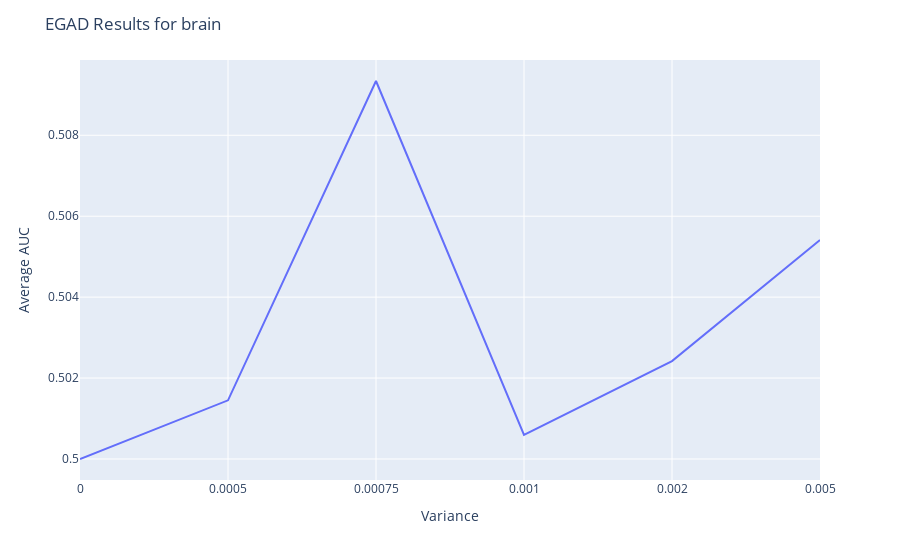

Source (notebook cell):
### Code cell
import plotly.express as px
fig = px.line(data_frame= grouped_avg, x = "variable", y = 'value')
fig.update_layout(title = f"EGAD Results for {organism_part}", xaxis_title = "Variance", yaxis_title = "Average AUC")

fig.show()

### Figure 1 — Plotly figure (JSON) as saved in the notebook; plotly's stock layout.template omitted (floating-point values rounded to 4 significant figures)
{"data": [{"hovertemplate": "variable=%{x}<br>value=%{y}<extra></extra>", "legendgroup": "", "line": {"color": "#636efa", "dash": "solid"}, "marker": {"symbol": "circle"}, "mode": "lines", "name": "", "orientation": "v", "showlegend": false, "type": "scatter", "x": ["0", "0.0005", "0.00075", "0.001", "0.002", "0.005"], "xaxis": "x", "y": [0.5, 0.5014, 0.5093, 0.5006, 0.5024, 0.5054], "yaxis": "y"}], "layout": {"legend": {"tracegroupgap": 0}, "margin": {"t": 60}, "title": {"text": "EGAD Results for brain"}, "xaxis": {"anchor": "y", "domain": [0, 1], "title": {"text": "Variance"}}, "yaxis": {"anchor": "x", "domain": [0, 1], "title": {"text": "Average AUC"}}}}
